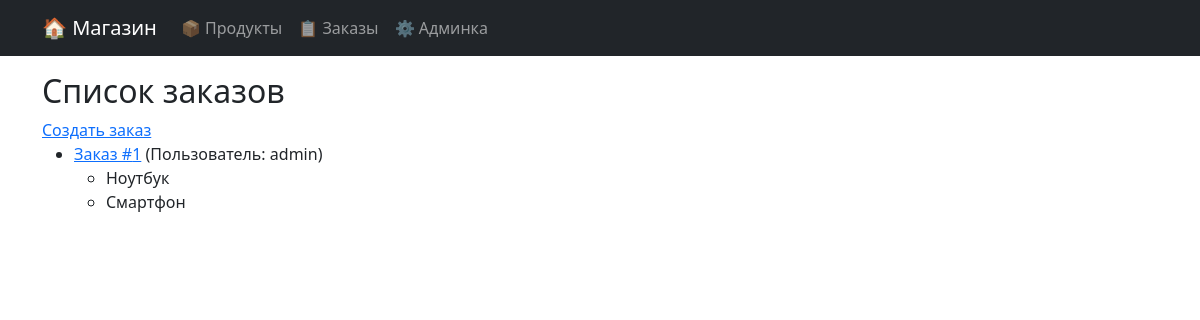
Page /shop/orders/ on the earlier database version.
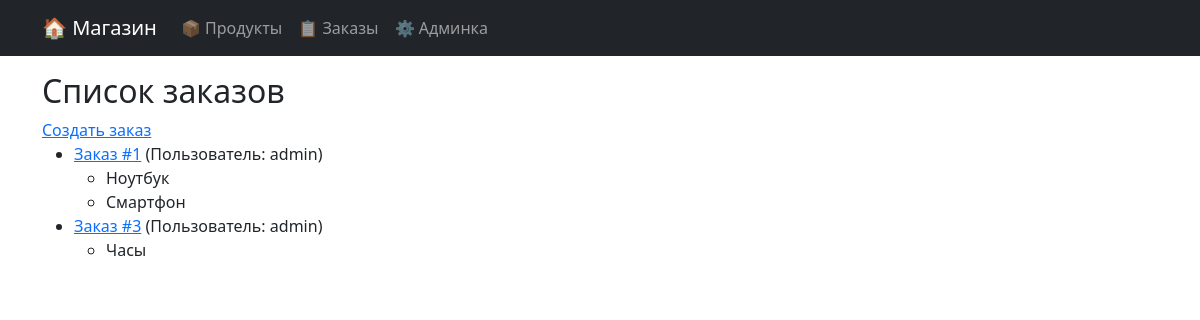
Same page on the later database version.
### shopapp/models.py (models this page shows, shortened)
class Order(models.Model):
    STATUS_CHOICES = [
        ('NEW', 'Новый'),
        ('IN_PROGRESS', 'В обработке'),
        ('DONE', 'Выполнен'),
    ]
    user = models.ForeignKey(User, on_delete=models.CASCADE, verbose_name="Пользователь")
    status = models.CharField(max_length=20, choices=STATUS_CHOICES, default='NEW', verbose_name="Статус")
    created_at = models.DateTimeField(auto_now_add=True)
    products = models.ManyToManyField(Product, related_name='orders')
    customer_name = models.CharField(max_length=255, verbose_name="ФИО клиента", blank=True, null=True)
    customer_phone = models.CharField(max_length=20, verbose_name="Телефон клиента", blank=True, null=True)

class Product(models.Model):
    name = models.CharField(max_length=100, db_index=True)
    description = models.TextField(blank=True, null=True, db_index=True)
    price = models.DecimalField(max_digits=10, decimal_places=2)
    quantity = models.PositiveIntegerField(default=0)
    created_at = models.DateTimeField(auto_now_add=True)
    is_available = models.BooleanField(default=True)
    created_by = models.ForeignKey(User, on_delete=models.CASCADE, verbose_name="Создатель")

### shopapp/views.py (the view)
# urls.py: path("orders/", OrderListView.as_view(), name="order_list"),
class OrderListView(ListView):
    model = Order
    template_name = "shopapp/orders_list.html"
    context_object_name = "orders"

### templates/shopapp/orders_list.html
{% extends "shopapp/base.html" %}
{% block content %}
    <h2>Список заказов</h2>
    <a href="{% url 'shopapp:order_create' %}">Создать заказ</a>
    <ul>
        {% for order in orders %}
            <li>
                <a href="{% url 'shopapp:order_detail' order.pk %}">Заказ #{{ order.pk }}</a>
                (Пользователь: {{ order.user|default:"Аноним" }})
                <ul>
                    {% for product in order.products.all %}
                        <li>{{ product.name }}</li>
                    {% endfor %}
                </ul>
            </li>
        {% endfor %}
    </ul>
{% endblock %}

Differences in the rows shown:
added Order: pk "3", user "admin"
now on this page (row unchanged): Product: name "Часы", shown under "3"
